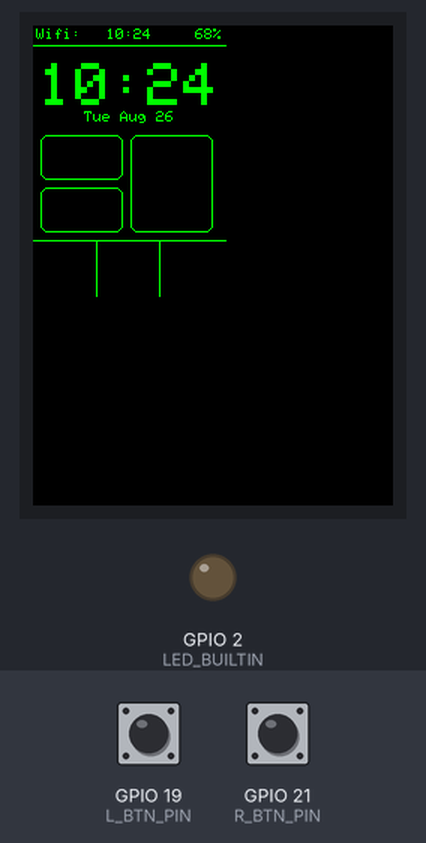
Bench run of a program on a simulated ESP32. Parts: 240×320 colour display, output pins drawn as LEDs (lit = HIGH). The test bench sets the inputs (shaded band); at power-on: GPIO 19 (L_BTN_PIN) HIGH, GPIO 21 (R_BTN_PIN) HIGH. WiFi joins after 1.5 s; servers stay silent unless stated; the local clock reads 2024-03-15 10:24:30 at power-on unless the program sets it; what the program prints to the serial monitor is not drawn.

Above: at 5.0 s.
5.1 s: GPIO 19 (L_BTN_PIN) pulled LOW for 1 s
At 6.7 s:
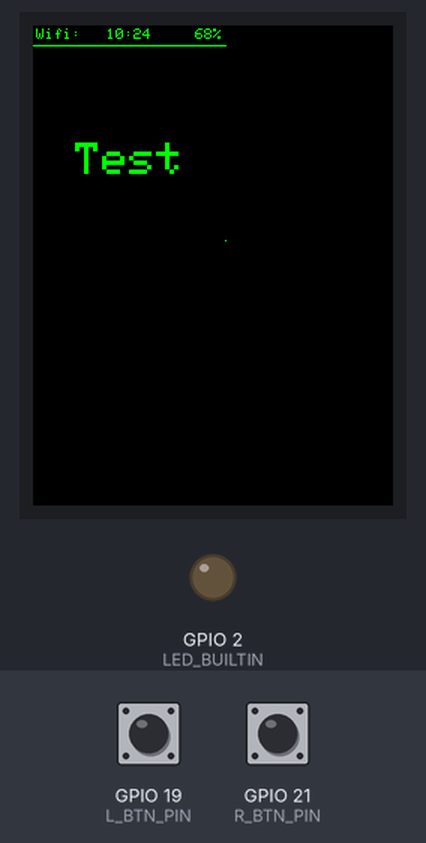
7.6 s: GPIO 21 (R_BTN_PIN) pulled LOW for 1 s
At 9.0 s:
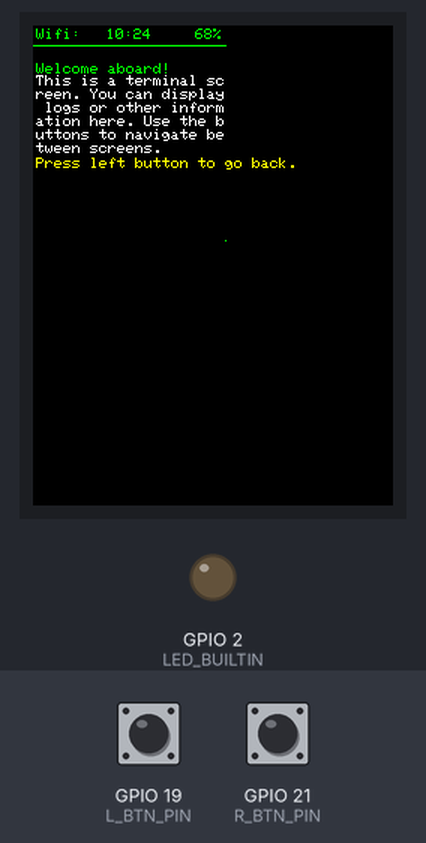
10.1 s: GPIO 19 (L_BTN_PIN) pulled LOW for 0.15 s
At 11.5 s:
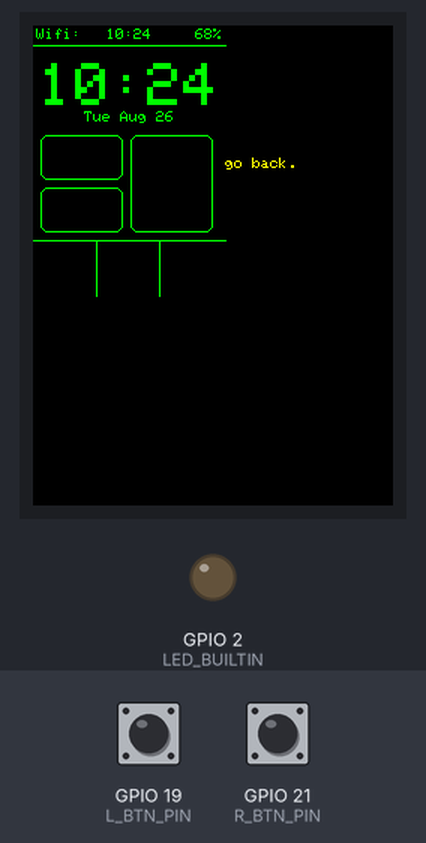
Timing chart, 0 to 13.1 s (numbered marks = the images above; inputs shaded):
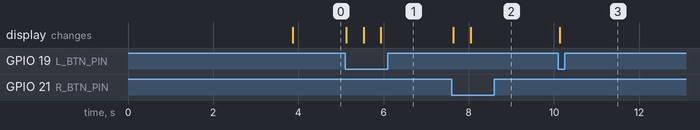

The program:

main.cpp
```cpp
#include <Arduino.h>
#include <TFT_eSPI.h> // Graphics and font library for ST7735 driver chip
#include <WiFi.h>
#include "time.h"
#include "Utils/TimeUtils.h"
#include "Definitions.h"
#include "Utils/Logging/Logging.h"

#include "Drawers.h"

#include "Screens/ScreenManager.h"
#include "Screens/ScreenRegistries.h"


const char* ssid     = "Green Hostel 301";
const char* password = "88885555@@##";
const char* ntpServer1 = "pool.ntp.org";
const char* ntpServer2 = "time.nist.gov";
const long gmtOffset_sec = 6*3600; // Bangladesh is GMT+6
const int daylightOffset_sec = 0;

unsigned long lastUpdate = 0;

TFT_eSPI tft = TFT_eSPI(); // Invoke custom library

// put function declarations here:
void drawTopBar();
void drawBasicExample();
void setupTime();

ScreenManager screenManager;
ScreenRegistries screenRegistries;
Logger logger;

void setup() {
  Serial.begin(115200);
  // put your setup code here, to run once:
  pinMode(LED_BUILTIN, OUTPUT);
  pinMode(L_BTN_PIN, INPUT_PULLUP);
  pinMode(R_BTN_PIN, INPUT_PULLUP);
  tft.init();
  tft.fillScreen(TFT_BLACK);

  pp_drawText("Loading Time", 64, 90,
      TFT_GREEN,
      1,
      TFT_BLACK,
      MC_DATUM
  );

  WiFi.begin(ssid, password);
  while (WiFi.status() != WL_CONNECTED) {
    delay(500);
    Serial.print(".");
  }
  logger.log_info("WiFi connected.");

  // Configure NTP time synchronization
  setupTime();

  // Wait a bit for time sync
  delay(2000);

  tft.fillScreen(TFT_BLACK);

  drawTopBar();

  screenManager.setScreen(screenRegistries.getScreen(0)); // set to dashboard screen
  screenManager.draw();

}

void loop() {
  unsigned long now = millis();
  if (now - lastUpdate >= 1000) { // update every second
    lastUpdate = now;
    String timeStr = TimeUtils::getCurrentTime();

    pp_drawText(timeStr, 64, 2,
      TFT_GREEN,
      1,
      TFT_BLACK,
      TC_DATUM
    );


  }

  screenManager.update();

  int16_t screenId = screenManager.handleNavigation();

  if(screenId != -1) {
    screenManager.setScreen(screenRegistries.getScreen(screenId));
    screenManager.draw();
    //Serial.println("Logs: " + logger.getLogs());
  }
}

// put function definitions here:

void drawTopBar(){

  pp_drawText("Wifi:", 2, 2,
      TFT_GREEN,
      1,
      TFT_BLACK,
      TL_DATUM
  );

  pp_drawText("09:30", 64, 2,
      TFT_GREEN,
      1,
      TFT_BLACK,
      TC_DATUM
  );

  pp_drawText("68%", 126, 2,
      TFT_GREEN,
      1,
      TFT_BLACK,
      TR_DATUM
  );

  tft.setCursor(12, 0);
  tft.drawLine(0, 13, 128, 13, TFT_GREEN);
}

void setupTime() {
  logger.log_info("Configuring time with NTP servers...");
  configTime(gmtOffset_sec, daylightOffset_sec, ntpServer1, ntpServer2);

  // Wait for time to be set
  logger.log_info("Waiting for NTP time sync...");
  struct tm timeinfo;
  int attempts = 0;
  while (!getLocalTime(&timeinfo) && attempts < 10) {
    logger.log_info(".");
    delay(1000);
    attempts++;
  }

  if (attempts < 10) {
    Serial.println(" Time synchronized!");
    Serial.print("Current time: ");
    char buf[30];
    strftime(buf, sizeof(buf), "%A, %B %d %Y %H:%M:%S", &timeinfo);
    Serial.println(buf);
  } else {
    Serial.println(" Time sync failed!");
  }
}
```

Definitions.h
```cpp
#define L_BTN_PIN 19
#define R_BTN_PIN 21
```

Drawers.cpp
```cpp
#include "Drawers.h"
#include <vector>

void pp_drawText(String content, int16_t x, int16_t y,
    uint16_t color,
    uint8_t size,
    uint16_t bg_color,
    uint8_t datum)
{

    std::vector<String> lines;

    if(content.length()>21){

    }

    tft.setTextSize(size);
    tft.setTextColor(color, bg_color);
    tft.setTextDatum(datum);
    tft.setTextWrap(true, false);
    tft.drawString(content, x, y);
}

void pp_drawBox(int16_t x, int16_t y, int16_t width, int16_t height,
    uint16_t bg_color,
    uint16_t stroke_color,
    uint8_t radius,
    bool stroke)
{
    tft.fillRoundRect(x, y, width, height, radius, bg_color);
    if(stroke){
        tft.drawRoundRect(x, y, width, height, radius, stroke_color);
    }
}

int16_t pp_drawText_wrapped(String content, int16_t x, int16_t y,
    uint16_t color,
    uint8_t size,
    uint16_t bg_color,
    uint8_t datum)
{

    std::vector<String> lines;

    int cursor = 21;
    while(cursor <= content.length()+21){
        lines.push_back(content.substring(cursor-21, cursor));
        cursor += 21;
    }

    int16_t lineHeight = 8 * size + 1;
    int16_t YCursor = y;
    for( auto xl:lines){
        pp_drawText(xl, x, YCursor, color, size, bg_color, datum);
        YCursor += lineHeight;
    }
    Serial.println("Lines: " + String(lines.size()));
    if(content.length()%21==0){
        return (lines.size())*lineHeight;
    }else return (lines.size()+1)*lineHeight;

}
```

Drawers.h
```cpp
#pragma once

#include <TFT_eSPI.h>

extern TFT_eSPI tft;

void pp_drawText(String content, int16_t x, int16_t y,
    uint16_t color = TFT_WHITE,
    uint8_t size = 1,
    uint16_t bg_color = TFT_BLACK,
    uint8_t datum = TL_DATUM);

void pp_drawBox(int16_t x, int16_t y, int16_t width, int16_t height,
    uint16_t bg_color = TFT_BLACK,
    uint16_t stroke_color = TFT_WHITE,
    uint8_t radius = 5,
    bool stroke = true);

int16_t pp_drawText_wrapped(String content, int16_t x, int16_t y,
    uint16_t color = TFT_WHITE,
    uint8_t size = 1,
    uint16_t bg_color = TFT_BLACK,
    uint8_t datum = TL_DATUM);
```

DashboardScreen.cpp
```cpp
#include "DashboardScreen.h"
#include "./Drawers.h"
#include "./Definitions.h"
#include "time.h"
#include <TFT_eSPI.h>
#include <Arduino.h>
#include "../../Utils/TimeUtils.h"   // relative path
#include "../ScreenManager.h"
#include "../../Utils/ButtonUtils.h"
#include "../../Utils/Logging/Logging.h"

extern TFT_eSPI tft;
extern Logger logger;

namespace {
    float getFreeRamPercentage(){
        uint32_t freeHeap = ESP.getFreeHeap();
        uint32_t totalHeap = ESP.getHeapSize();

        return (((totalHeap-freeHeap)*100.0f) / totalHeap);
    }
}

void DashboardScreen::draw(){

    // Implement drawing code for the dashboard screen

    uint8_t currentY = 25;
    int8_t lineHeight = 8; // size 4 font height + spacing

    pp_drawBox(0, currentY, 128, 180, TFT_BLACK, TFT_BLACK,0, false);

    // Display current time
    String currentTime = TimeUtils::getCurrentTime();
    pp_drawText(currentTime, 64, currentY,
        TFT_GREEN,
        4,
        TFT_BLACK,
        TC_DATUM
    );
    currentY += 4*lineHeight;

    pp_drawText("Tue Aug 26", 64, currentY,
        TFT_GREEN,
        1,
        TFT_BLACK,
        TC_DATUM
    );
    currentY += lineHeight+8;

    pp_drawBox(5, currentY,
        55,
        30,
        TFT_BLACK,
        TFT_GREEN
    );

    pp_drawBox(65, currentY,
        55,
        65,
        TFT_BLACK,
        TFT_GREEN
    );
    currentY = 108;

    pp_drawBox(5, currentY,
        55,
        30,
        TFT_BLACK,
        TFT_GREEN
    );
    currentY += 35;

    tft.drawLine(0, currentY, 128, currentY, TFT_GREEN);

    tft.drawLine(42, currentY, 42, 180, TFT_GREEN);
    tft.drawLine(84, currentY, 84, 180, TFT_GREEN);

}

void DashboardScreen::update() {
unsigned long now = millis();  // Get current time

if (now - lastUpdate >= 1000) { // Check if 1 second passed
    lastUpdate = now;
    String currentTimeStr = TimeUtils::getCurrentTime();

    // Only update if time actually changed
    if (currentTimeStr != lastTimeString) {
        lastTimeString = currentTimeStr;

        // Clear the specific areas where time is displayed

        // Main time display (large)
        tft.fillRect(20, 25, 88, 32, TFT_BLACK); // Clear old time area
        pp_drawText(currentTimeStr, 64, 25, TFT_GREEN, 4, TFT_BLACK, TC_DATUM);
    }
}
}

int16_t DashboardScreen::handleNavigation(){
    if(ButtonUtils::isLeftButtonPressed()) {
        logger.log_info("Left button pressed - Navigate to previous screen");
        // move to next screen
        return 1;
    }else if(ButtonUtils::isRightButtonPressed()) {
        logger.log_info("Right button pressed - Navigate to next screen");
        // move to next screen
        return 2;
    }else{
        return -1;
    }
    //screenM.draw();
}
```

DashboardScreen.h
```cpp
#pragma once
#include "../Screen.h"
#include <TFT_eSPI.h>
#include "../ScreenManager.h"

class DashboardScreen : public Screen {
private:
    unsigned long lastUpdate = 0;  // Track last update time
    String lastTimeString = "";    // Track if time actually changed
    uint8_t currentY = 25;
    int8_t lineHeight = 8; // size 4 font height + spacing
public:
    void draw() override;
    void update() override;
    int16_t handleNavigation() override;
};
```

Screen.h
```cpp
#pragma once

#include <map>

class Screen {
public:
    virtual void draw() = 0;     // must be implemented
    virtual void update() {}     // optional
    virtual void init() {}
    virtual void handleInput() {}
    virtual int16_t handleNavigation() {}

    //virtual uint16_t getScreenId() const { return 0; } // optional, default to 0
};
```

ScreenManager.h
```cpp
#pragma once
#include "Screen.h"

class ScreenManager {
private:
    Screen* currentScreen;
public:
    ScreenManager() : currentScreen(nullptr) {}

    void setScreen(Screen* screen) {
        currentScreen = screen;
        if (currentScreen) {
            currentScreen->init(); // initialize new screen
        }
    }

    void draw(){
        if(currentScreen) {
            currentScreen->draw();
        }
    }

    void update(){
        if(currentScreen) {
            currentScreen->update();
        }
    }

    int16_t handleNavigation(){
        if(currentScreen) {
            return currentScreen->handleNavigation();
        }
        return -1;
    }
};
```

TerminalScreen.cpp
```cpp
#include <TFT_eSPI.h>
#include <Arduino.h>
#include "TerminalScreen.h"
#include "./Drawers.h"
#include "./Definitions.h"
#include "../../Utils/ButtonUtils.h"


extern TFT_eSPI tft;

void TerminalScreen::draw(){
    currentY = 25;
    pp_drawBox(0,currentY,128,180,TFT_BLACK,TFT_BLACK, 0,false);
    pp_drawText("Welcome aboard!", 2, currentY,
        TFT_GREEN,
        1,
        TFT_BLACK,
        TL_DATUM
    );

    currentY += pp_drawText_wrapped("This is a terminal screen. You can display logs or other information here. Use the buttons to navigate between screens.", 2, currentY + lineHeight,
        TFT_WHITE,
        1,
        TFT_BLACK,
        TL_DATUM
    );

    pp_drawText("Press left button to go back.", 2, currentY,
        TFT_YELLOW,
        1,
        TFT_BLACK,
        TL_DATUM
    );
}
void TerminalScreen::update() {

}
int16_t TerminalScreen::handleNavigation() {
    if(ButtonUtils::isLeftButtonPressed()) {
        Serial.println("Left button pressed - Navigate to previous screen");
        // move to next screen
        return 0;
    }
    if(ButtonUtils::isRightButtonPressed()) {
        Serial.println("Right button pressed - Navigate to next screen");
        // move to next screen
        return -1;
    }
    return -1;
}
```

TerminalScreen.h
```cpp
#pragma once
#include "../Screen.h"
#include <TFT_eSPI.h>
#include "../ScreenManager.h"

class TerminalScreen : public Screen {
private:
    uint8_t currentY = 25;
    int8_t lineHeight = 8; // size 4 font height + spacing
public:
    void draw() override;
    void update() override;
    int16_t handleNavigation() override;
};
```

TestScreen.cpp
```cpp
#include <TFT_eSPI.h>
#include <Arduino.h>
#include "TestScreen.h"
#include "./Drawers.h"
#include "./Definitions.h"
#include "../../Utils/ButtonUtils.h"

extern ButtonUtils buttonUtils;

void TestScreen::draw() {
    // Implement drawing code for the test screen
    pp_drawBox(0,currentY,128,180,TFT_BLACK,TFT_BLACK, 0,false);
    pp_drawText("Test", 64, 90,
        TFT_GREEN,
        3,
        TFT_BLACK,
        MC_DATUM
    );
}

void TestScreen::update() {
    // Implement update code for the test screen
}

int16_t TestScreen::handleNavigation() {
    if(ButtonUtils::isLeftButtonPressed()) {
        Serial.println("Left button pressed - Navigate to previous screen");
        // move to next screen
        return 0;
    }
    if(ButtonUtils::isRightButtonPressed()) {
        Serial.println("Right button pressed - Navigate to next screen");
        // move to next screen
        return 0;
    }
    return -1;
}
```

TestScreen.h
```cpp
#pragma once
#include "../Screen.h"
#include <TFT_eSPI.h>

class TestScreen : public Screen {
private:
    uint8_t currentY = 25;
    int8_t lineHeight = 8; // size 4 font height + spacing
public:
    void draw() override;
    void update() override;
    int16_t handleNavigation() override;
};
```

ButtonUtils.cpp
```cpp
#include "ButtonUtils.h"

// Define static member variables
int8_t l_p_count = 0;
int8_t r_p_count = 0;

bool ButtonUtils::isLeftButtonPressed() {
    static unsigned long lastPress = 0;
    unsigned long now = millis();

    if (digitalRead(L_BTN_PIN) == LOW) {
        if (now - lastPress > 400) { // 400ms debounce
            lastPress = now;
            return true;
        }
    }
    return false;
}


bool ButtonUtils::isRightButtonPressed() {
    static unsigned long lastPress = 0;
    unsigned long now = millis();

    if (digitalRead(R_BTN_PIN) == LOW) {
        if (now - lastPress > 400) { // 400ms debounce
            lastPress = now;
            return true;
        }
    }
    return false;
}
```

ButtonUtils.h
```cpp
#pragma once

#include <Arduino.h>
#include "../Definitions.h"

class ButtonUtils {
private:
    static bool lastLeftState;
    static bool lastRightState;

public:
    static bool isLeftButtonPressed();
    static bool isRightButtonPressed();
};
```

Logging.cpp
```cpp
#include "Logging.h"

void Logger::log_debug(const String& message) {
    Serial.println("[DEBUG] " + message);
    logMessages.push_back("[DEBUG] " + message);
}

void Logger::log_info(const String& message) {
    Serial.println("[INFO] " + message);
    logMessages.push_back("[INFO] " + message);
}

void Logger::log_warn(const String& message) {
    Serial.println("[WARN] " + message);
    logMessages.push_back("[WARN] " + message);
}

void Logger::log_error(const String& message) {
    Serial.println("[ERROR] " + message);
    logMessages.push_back("[ERROR] " + message);
}
```

Logging.h
```cpp
#pragma once

#include <Arduino.h>
#include <vector>

class Logger {
public:

    const size_t MAX_LOGS = 100;
    //public log vector
    std::vector<String> logMessages;

    void log_debug(const String& message);
    void log_info(const String& message);
    void log_warn(const String& message);
    void log_error(const String& message);
    String getLogs() const {
        String allLogs;
        if(logMessages.empty()) {
            return "No logs available.";
        }
        for (const auto& log : logMessages) {
            allLogs += log + "\n";
        }
        return allLogs;
    }

};
```

TimeUtils.cpp
```cpp
#include "TimeUtils.h"

String TimeUtils::getCurrentTime() {
    struct tm timeinfo;
    if (!getLocalTime(&timeinfo)) {
        Serial.println("Failed to obtain time");
        return "--:--";
    }

    char buf[6];
    strftime(buf, sizeof(buf), "%H:%M", &timeinfo);
    return String(buf);
}
```

TimeUtils.h
```cpp
#pragma once
#include <Arduino.h>

class TimeUtils{
public:
    static String getCurrentTime();
};
```

ScreenRegistries.h
```cpp
#pragma once

#include "Screen.h"
#include "DashboardScreen/DashboardScreen.h"
#include "TestScreen/TestScreen.h"
#include "TerminalScreen/TerminalScreen.h"

#include <map>

DashboardScreen dashboardScreen;
TestScreen testScreen;

class ScreenRegistries {
public:
    std::map<uint16_t, Screen*> screens={
        {-1, nullptr},
        {0, &dashboardScreen},
        {1, &testScreen},
        {2, new TerminalScreen()}
    };

    Screen* getScreen(uint16_t id) {
        if (screens.find(id) != screens.end()) {
            return screens[id];
        }
        return nullptr;
    }
};
```

Measured:
- after the input at 5.1 s, the display: changes at once (image 1)
- after the input at 7.6 s, the display: first changes at once (image 2 shows a later state)
- after the input at 10.1 s, the display: changes at once (image 3)
